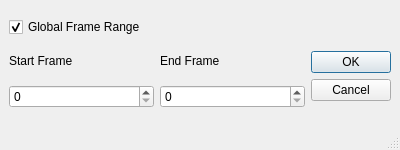
<?xml version="1.0" encoding="UTF-8"?>
<ui version="4.0">
 <class>MainWindow</class>
 <widget class="QMainWindow" name="MainWindow">
  <property name="geometry">
   <rect>
    <x>0</x>
    <y>0</y>
    <width>400</width>
    <height>150</height>
   </rect>
  </property>
  <property name="minimumSize">
   <size>
    <width>400</width>
    <height>150</height>
   </size>
  </property>
  <property name="windowTitle">
   <string>MainWindow</string>
  </property>
  <widget class="QWidget" name="centralwidget">
   <layout class="QGridLayout" name="gridLayout">
    <item row="0" column="0" colspan="2">
     <widget class="QCheckBox" name="globalFrameRange_cb">
      <property name="maximumSize">
       <size>
        <width>16777215</width>
        <height>20</height>
       </size>
      </property>
      <property name="text">
       <string>Global Frame Range</string>
      </property>
      <property name="checked">
       <bool>true</bool>
      </property>
     </widget>
    </item>
    <item row="1" column="0">
     <widget class="QLabel" name="startFrame_l">
      <property name="maximumSize">
       <size>
        <width>16777215</width>
        <height>20</height>
       </size>
      </property>
      <property name="text">
       <string>Start Frame</string>
      </property>
     </widget>
    </item>
    <item row="1" column="1">
     <widget class="QLabel" name="endFrame_l">
      <property name="maximumSize">
       <size>
        <width>16777215</width>
        <height>20</height>
       </size>
      </property>
      <property name="text">
       <string>End Frame</string>
      </property>
     </widget>
    </item>
    <item row="2" column="0">
     <widget class="QSpinBox" name="startFrame_sb"/>
    </item>
    <item row="2" column="1">
     <widget class="QSpinBox" name="endFrame_sb"/>
    </item>
    <item row="1" column="2" rowspan="2">
     <widget class="QDialogButtonBox" name="okCancel_bb">
      <property name="orientation">
       <enum>Qt::Vertical</enum>
      </property>
      <property name="standardButtons">
       <set>QDialogButtonBox::Cancel|QDialogButtonBox::Ok</set>
      </property>
     </widget>
    </item>
   </layout>
  </widget>
  <widget class="QMenuBar" name="menubar">
   <property name="geometry">
    <rect>
     <x>0</x>
     <y>0</y>
     <width>400</width>
     <height>25</height>
    </rect>
   </property>
  </widget>
  <widget class="QStatusBar" name="statusbar"/>
 </widget>
 <resources/>
 <connections/>
</ui>
